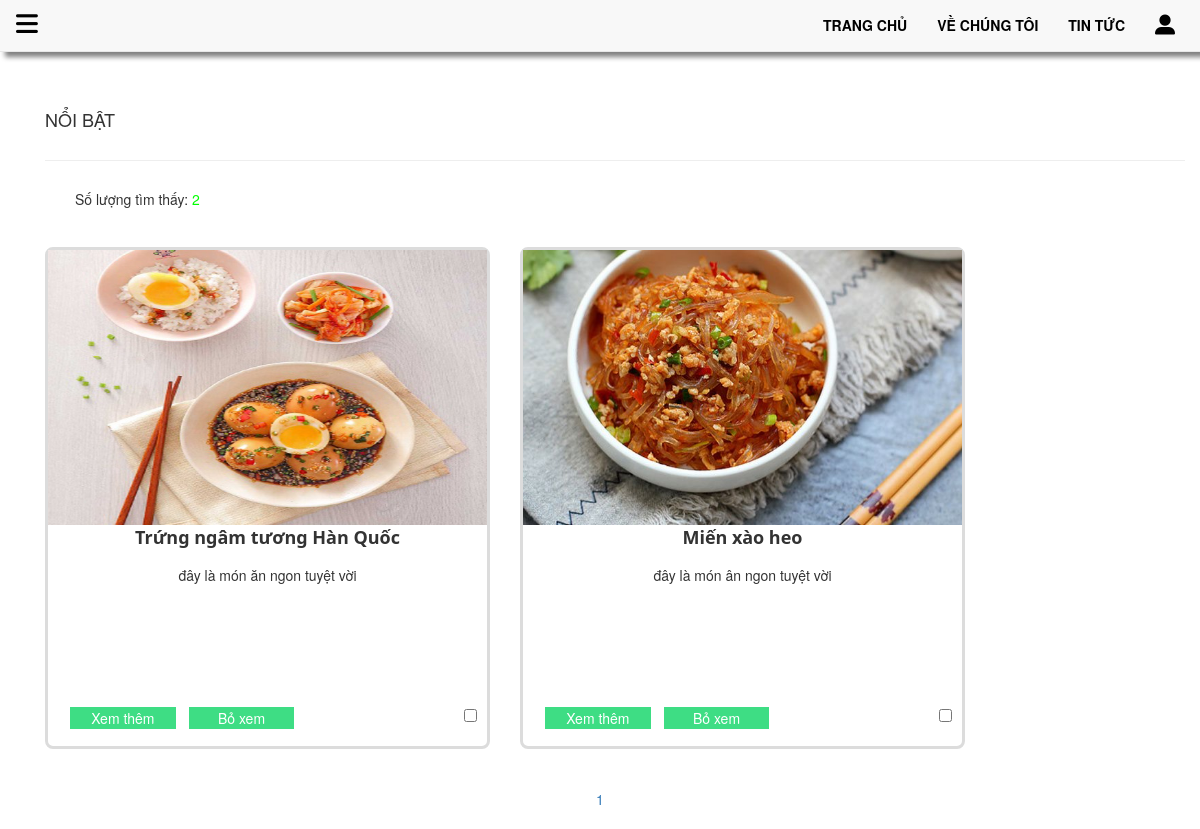
The app's page /da_luu.php (signed in) with its own data.
### tables this page shows
CREATE TABLE `xem_sau` (
  `id` int(11) NOT NULL,
  `idMon_an` int(11) NOT NULL,
  `idUser` int(11) NOT NULL
);

CREATE TABLE `mon_an` (
  `id` int(11) NOT NULL,
  `idDanhmuc` int(11) NOT NULL,
  `idUser` int(11) NOT NULL,
  `ten_monAn` varchar(50) NOT NULL,
  `ngayDang` timestamp NOT NULL DEFAULT current_timestamp() ON UPDATE current_timestamp(),
  `moTa` varchar(200) NOT NULL,
  `img` varchar(100) NOT NULL,
  `step` text NOT NULL,
  `nguyenLieu` text NOT NULL,
  `trangThai` int(11) NOT NULL
);

### XuLy_form/XuLy_ketNoiSQL.php (called while the page is built, shortened)
<?php
	class bang
	{
		private $ten_bang ;
		private $conn;
		private $result_select ;
		function __construct( $conn , $ten_bang){
			$this->conn  = $conn ;
			$this->ten_bang = $ten_bang;
		}
		public function setResult_select($thanhphan, $dieuKien, $sapxep)
		{
			$this->result_select = mysqli_query($this->conn, "SELECT $thanhphan FROM $this->ten_bang WHERE $dieuKien ORDER BY $sapxep");
		}
		public function getResult_select(){
			return $this->result_select ;
		}
	}
?>

### da_luu.php (the view, shortened to what this page needs)
<!DOCTYPE html>
<html>
<head>
	<link rel="stylesheet" href="">
	<link rel="stylesheet" href="bootstrap/css/bootstrap.min.css">
	<link rel="stylesheet" href="bootstrap/css/bootstrap.css">
	<link rel="stylesheet" href="bootstrap/js/bootstrap.min.js">
	<link rel="stylesheet" href="css/Noidung_chinh_index.css">
	<link rel="stylesheet" href="https://cdn.jsdelivr.net/gh/JNKKKK/MoreToggles.css@0.2.1/output/moretoggles.min.css">
</head>
<body>
	<?php include("menu.php"); ?>
	<div class="container" style="margin-top: 100px;" id="noibat">
		<?php
	if(isset($_COOKIE['user'])){
			$ten_user = $_COOKIE['user'];
			$bang_user = new bang($conn, 'user');
			$bang_user->setResult_select("id" ," ten = '$ten_user'   " , " id DESC ");
			$ketqua_idUser = $bang_user->getResult_select();
			$row = mysqli_fetch_assoc($ketqua_idUser);
			$idUser  = $row['id'];
			}else $idUser = -1;
?>
			<div class="col-sm-12" align="left">
				<h4>NỔI BẬT</h4>
				<hr class="col-sm-12"  style="" width="50%">
				<div class="col-sm-12">
		<?php
		$bang_xem_sau = new bang($conn, 'xem_sau');
		$bang_xem_sau->setResult_select("  count(id) as total  " ," idUser = $idUser"  , "id DESC");
		$kq_xem_sau = $bang_xem_sau->getResult_select();
		$row_xem_sau = mysqli_fetch_assoc($kq_xem_sau);
		$total_records = $row_xem_sau['total'];
		$current_page =  isset($_GET['page']) ? $_GET['page'] : 1 ;
		if(isset($_SESSION['limit'])){
			$limit = $_SESSION['limit'];
		}else{
			$limit = 6 ;
		}
		$total_page = ceil($total_records/ $limit);
	 	$start = ($current_page -1 ) * $limit;
	 	$bang_xem_sau->setResult_select(" * " ," idUser = $idUser"  , "id DESC");
		$kq_xem_sau = $bang_xem_sau->getResult_select();
		?>
					<h5 class="col-sm-6">Số lượng tìm thấy:
						<span style="color:#00ff00">
							<?php echo $total_records; ?>
						</span>
					</h5>
				</div>
			</div>
		<?php
				while($row_xem_sau = mysqli_fetch_assoc($kq_xem_sau)){
				$id_monAn = $row_xem_sau['idMon_an'];
				$bang_monAn = new bang($conn, 'mon_an');
				$bang_monAn->setResult_select("*" ,"id = $id_monAn" , "id DESC LIMIT $start, $limit");
				$ketqua_monAn_9 = $bang_monAn->getResult_select();
				$row = mysqli_fetch_assoc($ketqua_monAn_9);
					$display_boxem = "none";
					if(isset( $_COOKIE['user'])){
					$bang_xem_sau->setResult_select("id" , "idMon_an=".$row['id']." AND idUser= $idUser", "id DESC");
					$ketqua_xemsau = $bang_xem_sau->getResult_select();
						if(mysqli_num_rows($ketqua_xemsau) >0 ){
							$display_boxem = "inline-block";
						}else if(mysqli_num_rows($ketqua_xemsau) == 0 ) $display_xem = "inline-block";
					}
		?>
		<div class="col-sm-5">
			<div class=" card-sp">
				<div class="card-img-sp" style="width: 100%; height: 100%;">
					<?php echo "<img class='card-img-sp' src='image/img_monAn/".$row['img']."' alt='' width='100%' height='100%'>"; ?>
				</div>
				<div class="card-detail-sp" align="center">
					<p class="card-name-sp"><?php echo $row['ten_monAn']; ?></p>
					<p><?php echo $row['moTa']; ?></p>
				</div>
				<div class="card-footer-sp">
					<a <?php echo "href='sanpham.php?id=".$row['id']."'";  ?> >
						<button <?php echo "id='xemthem".$row['id']."'"; ?> >
							Xem thêm
						</button>
					</a>
					<button onclick="btn_bo_xemsau(<?php echo $row['id'] ; ?>)" <?php echo "id='btn12".$row['id']."'" ; ?>  style="display:<?php echo  $display_boxem; ?> ;  margin-left:5px;" >
						Bỏ xem
					</button>
					<div class="mt-heart-indigo" style="font-size: 8px; float: right">
    					<input <?php echo "id='".$row['id']."'"; ?>name="check" type="checkbox"  />
    				</div>
				</div>
				<div style="height: 10px;">
				</div>
			</div>
		</div>
		<?php
			}
		?>
		<div class="col-sm-12" align="center" style="margin-top: 20px">
			<div class="pagination " align="center">
			<?php
				for($i = 1 ; $i <= $total_page; $i++){
					if($i == $current_page){
						echo "<a href='' class='active'>$i</a>";
					}else{
						echo " <a href='danhmuc_index.php?id_danhmuc&page=$i'>$i</a>";
					}
				}
			?>
				</div>
			</div>
	</div>
</body>
</html>

### css/Noidung_chinh_index.css (style rules this page uses)
.card-sp { margin-top: 30px; border-radius: 8px; border-style: solid; border-color: #dcdcdc; }
.card-detail-sp .card-name-sp { font-family: "Segoe UI",Arial,sans-serif; font-weight: bold; font-size: 18px; height: 30px; }
.card-detail-sp { margin-left: 20px; margin-right: 20px; height: 180px; }
.card-footer-sp button { background-color: #3EDD84; color:#ffffff; border-style: solid; border-color: #ffffff; margin-left: 20px; margin-bottom: 5px; width: 25%; }

### records on screen
xem_sau: idMon_an.img (picture), idMon_an.ten_monAn "Trứng ngâm tương Hàn Quốc", idMon_an.moTa "đây là món ăn ngon tuyệt vời"
xem_sau: idMon_an.img (picture), idMon_an.ten_monAn "Miến xào heo", idMon_an.moTa "đây là món ân ngon tuyệt vời"

### other values on screen
$total_records "2"
